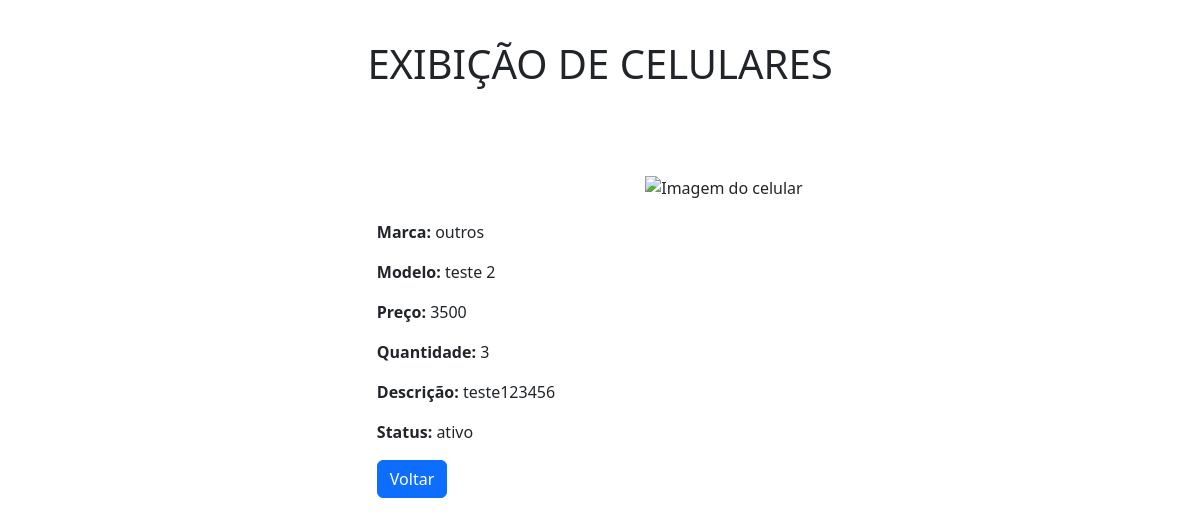
Screenshot of /projeto_2Bim_web/exibe_cel.php?codigo=2 with the database file from the repository.
### tables this page shows
CREATE TABLE `celulares` (
  `cod_cel` int(11) NOT NULL,
  `marca_cel` varchar(45) NOT NULL,
  `modelo_cel` varchar(45) NOT NULL,
  `foto_cel` varchar(100) NOT NULL,
  `preco_cel` decimal(7,0) NOT NULL,
  `qtd_cel` int(11) NOT NULL,
  `descricao_cel` varchar(200) NOT NULL,
  `status_cel` varchar(45) NOT NULL DEFAULT 'ativo'
);

### projeto_2Bim_web/exibe_cel.php (the view, shortened to what this page needs)
<!DOCTYPE html>
<html>
    <head>
        <link rel="stylesheet" type="text/css" href="css/exibe_cel.css">
    </head>
    <body>
				<?php include "menu_local.php";	?>
			<div id="principal" class="container">
            <div id="conteudo_especifico">
                <div class="div_central centralizar">
                    <h1> EXIBIÇÃO DE CELULARES </h1>
                </div>
                <div id="funcionalidade" class="div_direita">
                    <?php
                        $conectar = mysqli_connect ("localhost", "root", "", "cadastro_sistema");
                        $codigo_cel = $_GET["codigo"];
                        $sql_pesquisa_cel = "SELECT marca_cel, modelo_cel, preco_cel, qtd_cel, descricao_cel, foto_cel, status_cel
                                              FROM celulares
                                              WHERE cod_cel = '$codigo_cel'";
                        $resultado_pesquisa_cel = mysqli_query ($conectar, $sql_pesquisa_cel);
                        $registro_cel = mysqli_fetch_row($resultado_pesquisa_cel);
                    ?>
                    <div class="row">
                        <div class="col-md-4 offset-md-4">
                            <img src="img/<?php echo "$registro_cel[5]"; ?>" class="img-celular" alt="Imagem do celular">
                        </div>
                    </div>
                    <div class="info-celular">
                        <p><strong>Marca:</strong> <?php echo $registro_cel[0]; ?> </p>
                        <p><strong>Modelo:</strong> <?php echo $registro_cel[1]; ?></p>
                        <p><strong>Preço:</strong> <?php echo $registro_cel[2]; ?> </p>
                        <p><strong>Quantidade:</strong> <?php echo $registro_cel[3]; ?> </p>
                        <p><strong>Descrição:</strong> <?php echo $registro_cel[4]; ?> </p>
                        <p><strong>Status:</strong> <?php echo $registro_cel[6]; ?> </p>
                    </div>
                    <p class="mt-3"> <a href="lista_cel.php" class="btn btn-primary"> Voltar </a> </p>
                </div>
            </div>
        </div>
    </body>
</html>

### projeto_2Bim_web/css/exibe_cel.css (style rules this page uses)
.centralizar { text-align: center; }
.div_central { margin-top: 40px; }
.div_direita { float: right; width: 70%; margin-top: 60px; }
.img-celular { max-width: 100%; height: auto; display: block; margin: auto; margin-top: 20px; }
.info-celular { text-align: left; margin-top: 20px; }

### projeto_2Bim_web/css/menu_local.css (style rules this page uses)
body { font-family: 'PT Serif', serif; }

### rows the page displays
celulares: marca_cel "outros", modelo_cel "teste 2", preco_cel "3500", qtd_cel "3", descricao_cel "teste123456", status_cel "ativo"
